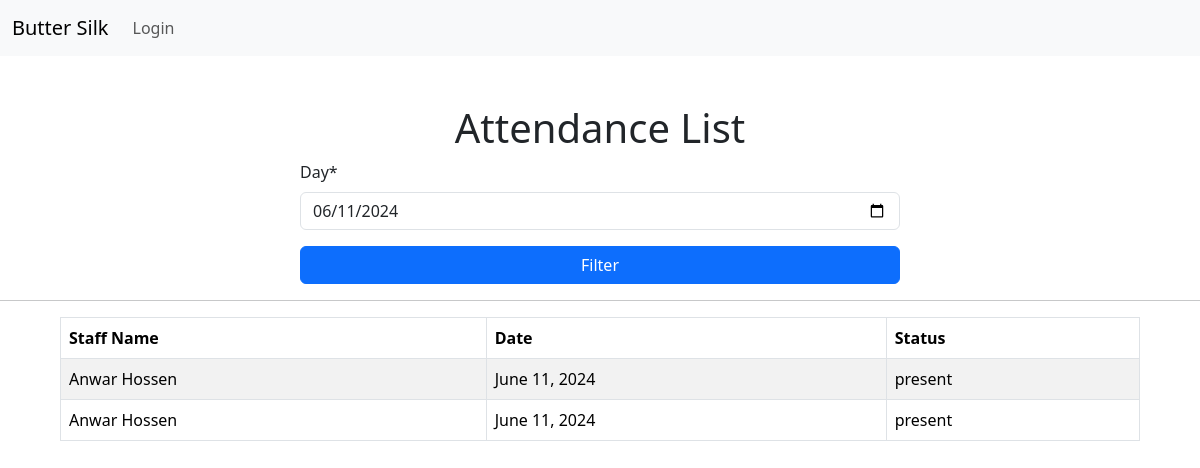
Screenshot of /attendance_list/ with the database file from the repository.
### staff/models.py (models this page shows, shortened)
class Attendance(models.Model):
    STATUS_CHOICES = (("present", "Present"), ("absent", "Absent"))
    staff = models.ForeignKey(Staff, on_delete=models.CASCADE)
    date = models.DateField(auto_now_add=True)
    status = models.CharField(max_length=10, choices=STATUS_CHOICES)

class Staff(models.Model):
    staff_id = models.CharField(max_length=3, unique=True)
    name = models.CharField(max_length=100)
    phone = models.CharField(max_length=15)
    salary = models.DecimalField(max_digits=10, decimal_places=2)
    add_date = models.DateField(default=timezone.now)

### staff/views.py (the view)
# urls.py: path("attendance_list/", views.attendance_list, name="attendance_list"),
def attendance_list(request):
    form = AttendanceFilterForm(request.GET or None)
    if form.is_valid():
        day = form.cleaned_data.get("day")
        attendances = Attendance.objects.filter(date=day).order_by("-date")
    else:
        attendances = Attendance.objects.filter(date=date.today()).order_by("-date")
    return render(
        request,
        "staff/attendance_list.html",
        {"attendances": attendances, "form": form},
    )

### staff/forms.py
class AttendanceFilterForm(forms.Form):
    day = forms.DateField(
        widget=forms.DateInput(attrs={"type": "date"}), initial=date.today
    )

### staff/templates/staff/attendance_list.html
{% extends "base.html" %}
{% load crispy_forms_tags%}
{% block content %}
<h1 class="text-center mt mt-5">Attendance List</h1>
<div style="width: 100%; margin: auto;">
    <form method="get" style="width: 50%; margin: auto;">
        {{form|crispy}}
        <button type="submit" class="btn btn-primary" style="width: 100%;">Filter</button>
    </form>
</div>
<hr>
<table class="table table-striped table-bordered" style="width: 90%; margin: auto;">
    <thead>
        <tr>
            <th>Staff Name</th>
            <th>Date</th>
            <th>Status</th>
        </tr>
    </thead>
    <tbody>
        {% for attendance in attendances %}
        <tr>
            <td>{{ attendance.staff.name }}</td>
            <td>{{ attendance.date }}</td>
            <td>{{ attendance.status }}</td>
        </tr>
        {% endfor %}
    </tbody>
</table>
{% endblock content %}

### rows the page displays
Attendance: staff.name "Anwar Hossen", date "June 11, 2024", status "present"
Attendance: staff.name "Anwar Hossen", date "June 11, 2024", status "present"
